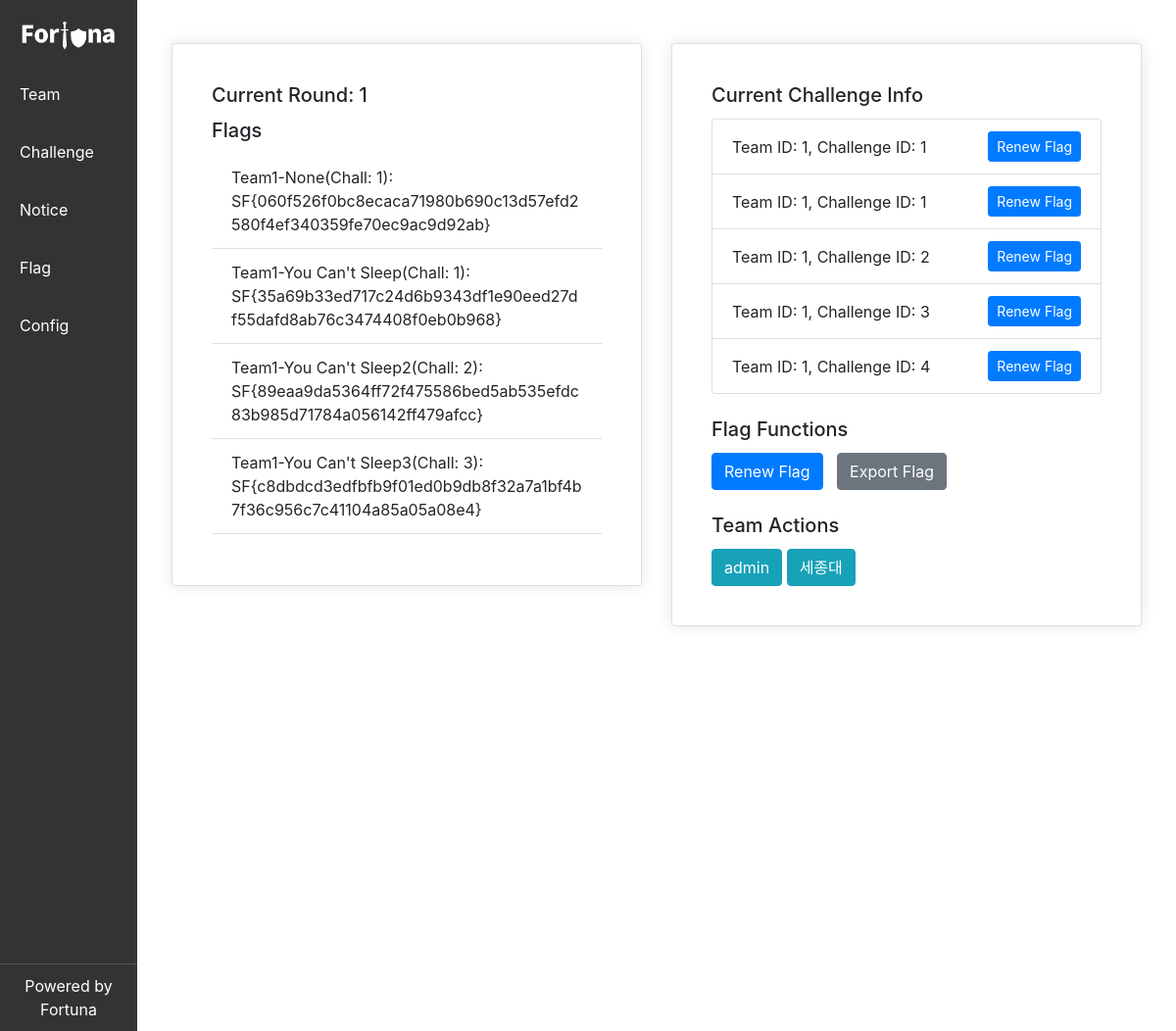
Before: /manage/flag/ with the older database file.
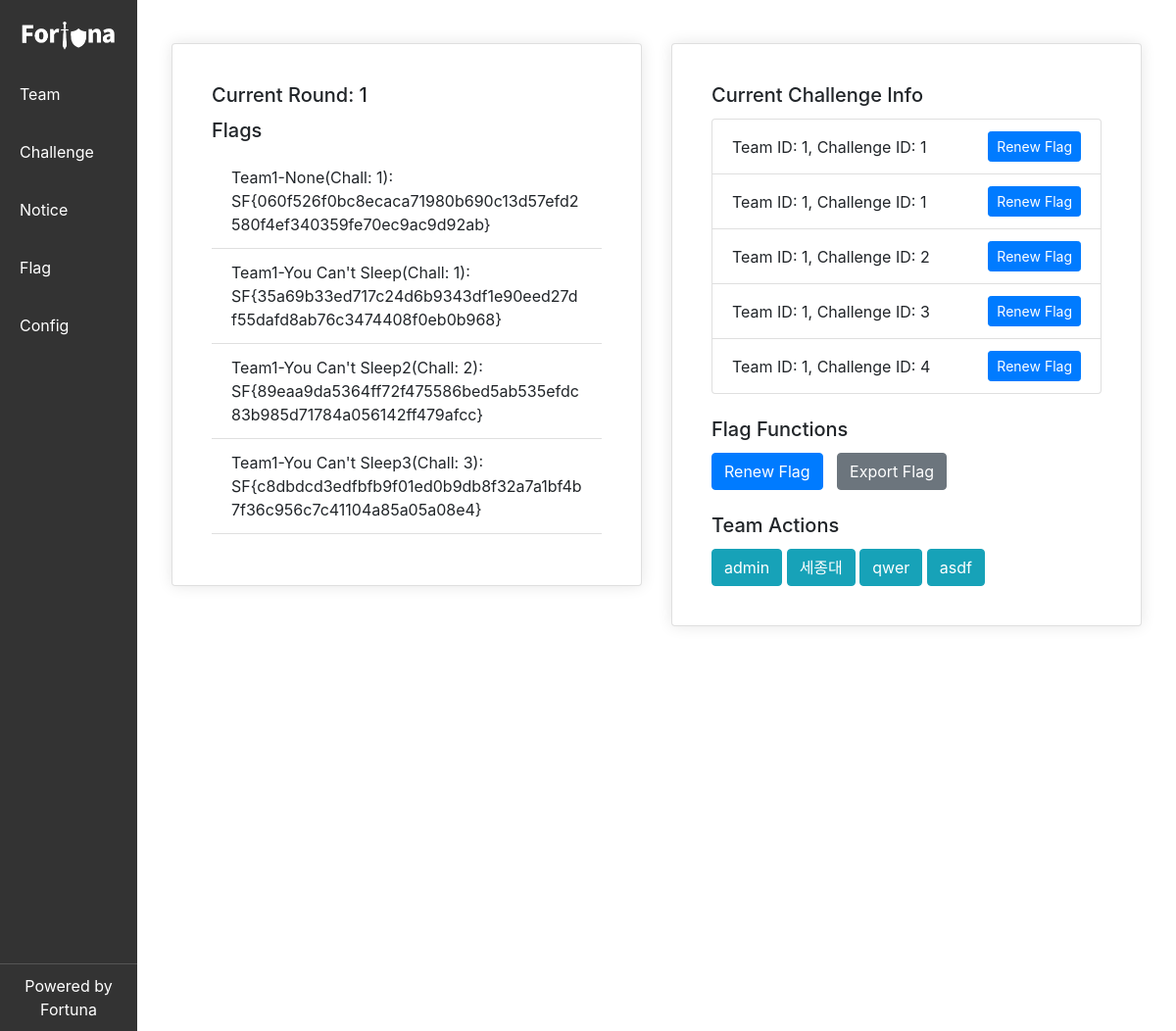
After: the same page with the newer database file.
### authentication/models.py (models this page shows, shortened)
class AuthInfo(models.Model):
    challenge_name = models.CharField(max_length=255, null=True)
    team_id = models.PositiveIntegerField(null=True, blank=True)
    challenge_id = models.IntegerField()
    round = models.IntegerField()
    flag = models.TextField()
    team_name = models.CharField(max_length=255, null=True)

### account/models.py (models this page shows, shortened)
class Team(AbstractBaseUser, PermissionsMixin):
    created_at = models.DateTimeField(auto_now_add=True)
    name = models.CharField(max_length=255, unique=True)
    logo = models.CharField(max_length=255, null=True, blank=True)
    score = models.FloatField(null=True, blank=True)
    team_id = models.PositiveIntegerField(unique=True, blank=True)
    token = models.CharField(max_length=255, null=True, blank=True)
    is_staff = models.BooleanField(default=False)
    objects = CustomUserManager()
    USERNAME_FIELD = 'name'
    REQUIRED_FIELDS = []

### flag/views.py (the view)
# urls.py: path('flag/', flag.flag_view, name='flag'),
def flag_view(request):
    auth_info = AuthInfo.objects.all()  # 모든 AuthInfo 인스턴스를 가져옵니다.
    round = get_round_info()  # 현재 라운드 정보를 가져옵니다.
    round_info = AuthInfo.objects.filter(round=round)  # 현재 라운드의 AuthInfo 인스턴스를 가져옵니다.
    action_tries = ActionTry.objects.filter(round=round)
    teams = Team.objects.all()  # 모든 Team 인스턴스를 가져옵니다.
    round_info_with_gamebox = []
    for info in round_info:
        try:
            gamebox = GameBox.objects.get(challenge_id=info.challenge_id, team_id=info.team_id)
            info.gamebox = gamebox
        except GameBox.DoesNotExist:
            info.gamebox = None
        round_info_with_gamebox.append(info)
    return render(request, 'flag/flag.html', {
        'auth_info': auth_info,
        'round_info': round_info_with_gamebox,
        'round': round,
        'action_tries': action_tries,
        'teams': teams,
    })

### flag/views.py (called while the page is built)
def get_round_info():
    try:
        config = Config.objects.latest('created_at')
        now = timezone.localtime()
        elapsed_time = now - timezone.localtime(config.starttime)
        total_minutes = int(elapsed_time.total_seconds() // 60)
        current_round = total_minutes // config.round_time
        return current_round
    except Config.DoesNotExist:
        return 1  # Config가 없는 경우 기본값으로 1 반환

### templates/flag/flag.html (shortened to what this page needs)
{% extends 'manage/base.html' %}
{% block extra_css %}
<link href="https://stackpath.bootstrapcdn.com/bootstrap/4.5.2/css/bootstrap.min.css" rel="stylesheet">
{% endblock extra_css %}
{% block content %}
<div class="container-fluid mt-4">
    <div class="row">
        <div class="col-md-6">
            <div class="card">
                <div class="card-body">
                    <h5 class="card-title">Current Round: {{ round }}</h5>
                    <h5 class="card-title">Flags</h5>
                    <ul class="list-group list-group-flush scrollable-list">
                        {% for info in round_info %}
                        <li class="list-group-item">
                            Team{{info.team_id}}-{{ info.challenge_name }}(Chall: {{ info.challenge_id }}):
                            {{info.flag}}
                        </li>
                        {% endfor %}
                    </ul>
                </div>
            </div>
        </div>
        <div class="col-md-6">
            <div class="card">
                <div class="card-body">
                    <h5 class="card-title">Current Challenge Info</h5>
                    <ul class="list-group">
                        {% for info in round_info %}
                        <li class="list-group-item d-flex justify-content-between align-items-center">
                            Team ID: {{ info.team_id }}, Challenge ID: {{ info.challenge_id }}
                            <form action="{% url 'create_one_flag' info.team_id info.challenge_id %}" method="post"
                                style="display: inline-block;">
                                <button type="submit" class="btn btn-primary btn-sm">Renew Flag</button>
                            </form>
                        </li>
                        {% endfor %}
                    </ul>
                    <br>
                    <h5 class="card-title">Flag Functions</h5>
                    <form action="{% url 'create_flag' %}" method="post" style="display: inline;">
                        <button type="submit" class="btn btn-primary">Renew Flag</button>
                    </form>
                    <a href="{% url 'export_authinfo' %}" class="btn btn-secondary" style="margin-left: 10px;">Export
                        Flag
                    </a>
                    <br>
                    <br>
                    <h5 class="card-title">Team Actions</h5>
                        {% for team in teams %}
                        <button type="button" class="btn btn-info" onclick="openModalForTeam('{{ team.name }}')">{{ team.name }}</button>
                        {% endfor %}
                </div>
            </div>
        </div>
    </div>
</div>
{% endblock content %}

Changed rows visible on the page:
added Team: name "qwer"
added Team: name "asdf"
